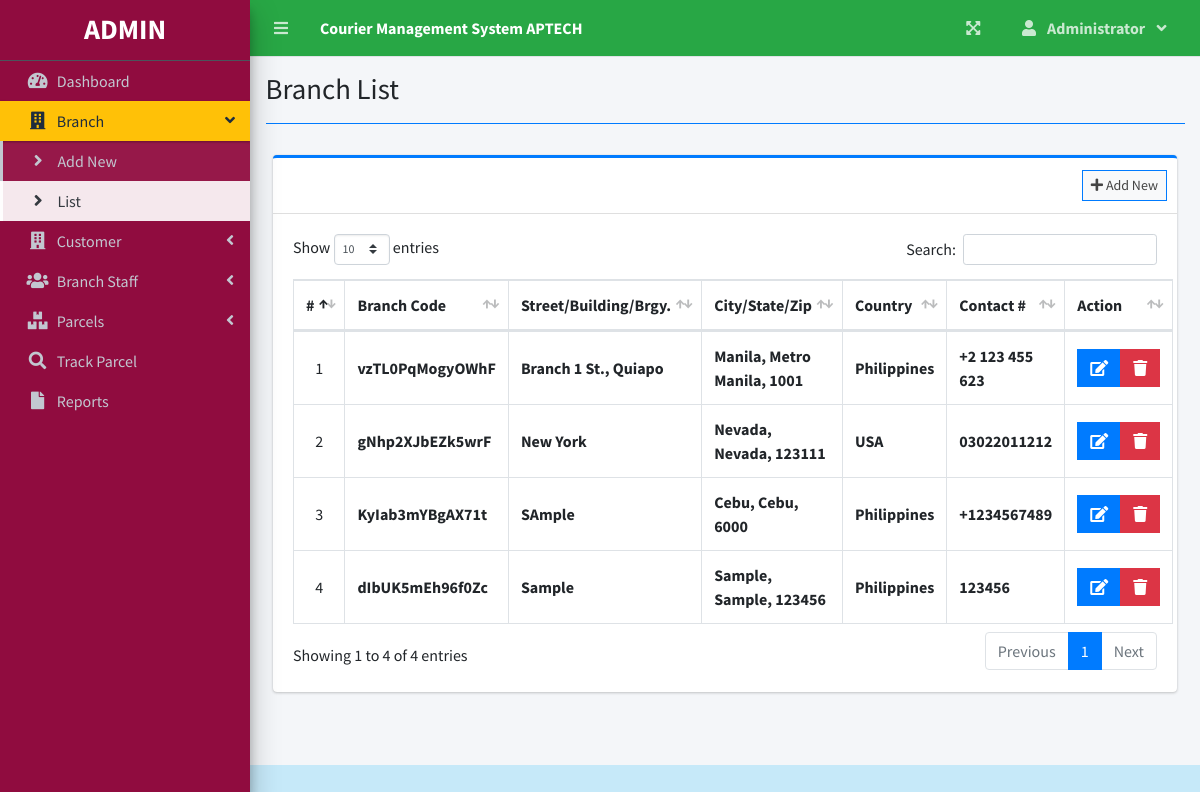
/Dashboard.php?page=branch_list (signed in), run on the app's committed database.
### tables this page shows
CREATE TABLE `branches` (
  `id` int(30) NOT NULL,
  `branch_code` varchar(50) NOT NULL,
  `street` text NOT NULL,
  `city` text NOT NULL,
  `state` text NOT NULL,
  `zip_code` varchar(50) NOT NULL,
  `country` text NOT NULL,
  `contact` varchar(100) NOT NULL,
  `date_created` datetime NOT NULL DEFAULT current_timestamp()
);

### branch_list.php (the view, shortened to what this page needs)
<?php include'db_connect.php' ?>
<div class="col-lg-12">
	<div class="card card-outline card-primary">
		<div class="card-header">
			<div class="card-tools">
				<a class="btn btn-block btn-sm btn-default btn-flat border-primary " href="./Dashboard.php?page=new_branch"><i class="fa fa-plus"></i> Add New</a>
			</div>
		</div>
		<div class="card-body">
			<table class="table tabe-hover table-bordered" id="list">
				<!-- <colgroup>
					<col width="5%">
					<col width="15%">
					<col width="25%">
					<col width="25%">
					<col width="15%">
				</colgroup> -->
				<thead>
					<tr>
						<th class="text-center">#</th>
						<th>Branch Code</th>
						<th>Street/Building/Brgy.</th>
						<th>City/State/Zip</th>
						<th>Country</th>
						<th>Contact #</th>
						<th>Action</th>
					</tr>
				</thead>
				<tbody>
					<?php
					$i = 1;
					$qry = $conn->query("SELECT * FROM branches order by street asc,city asc, state asc ");
					while($row= $qry->fetch_assoc()):
					?>
					<tr>
						<td class="text-center"><?php echo $i++ ?></td>
						<td class=""><b><?php echo $row['branch_code'] ?></b></td>
						<td><b><?php echo ucwords($row['street']) ?></b></td>
						<td><b><?php echo ucwords($row['city'].', '.$row['state'].', '.$row['zip_code']) ?></b></td>
						<td><b><?php echo ucwords($row['country']) ?></b></td>
						<td><b><?php echo $row['contact'] ?></b></td>
						<td class="text-center">
		                    <div class="btn-group">
		                        <a href="Dashboard.php?page=edit_branch&id=<?php echo $row['id'] ?>" class="btn btn-primary btn-flat ">
		                          <i class="fas fa-edit"></i>
		                        </a>
		                        <button type="button" class="btn btn-danger btn-flat delete_branch" data-id="<?php echo $row['id'] ?>">
		                          <i class="fas fa-trash"></i>
		                        </button>
	                      </div>
						</td>
					</tr>
				<?php endwhile; ?>
				</tbody>
			</table>
		</div>
	</div>
</div>

### branch_list.php (style rules this page uses)
table td { vertical-align: middle !important; }

### data on the page
branches: branch_code "vzTL0PqMogyOWhF", street "Branch 1 St., Quiapo", city+state+zip_code "Manila, Metro Manila, 1001", country "Philippines", contact "+2 123 455 623"
branches: branch_code "gNhp2XJbEZk5wrF", street "New York", city+state+zip_code "Nevada, Nevada, 123111", country "USA", contact "03022011212"
branches: branch_code "KyIab3mYBgAX71t", street "SAmple", city+state+zip_code "Cebu, Cebu, 6000", country "Philippines", contact "+1234567489"
branches: branch_code "dIbUK5mEh96f0Zc", street "Sample", city+state+zip_code "Sample, Sample, 123456", country "Philippines", contact "123456"

### other printed values
$_SESSION['system']['name'] "Courier Management System APTECH"
$_SESSION['login_firstname'] "Administrator"
$title "Branch List"
